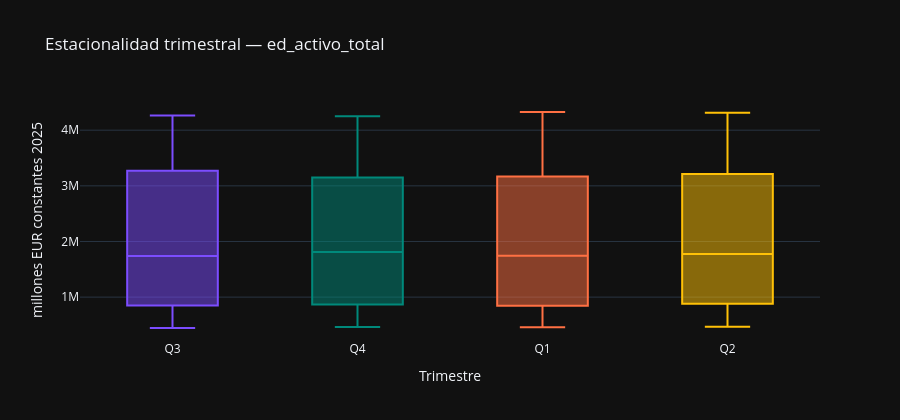

Notebook source saved alongside this figure:
### Markdown cell above
### Análisis:

Los correlogramas trimestrales son coherentes con el diagnóstico no concluyente de los tests y confirman la persistencia del activo bancario a la frecuencia operativa del modelo. El nivel reproduce el patrón de raíz unitaria, con ACF de decaimiento lento desde valores próximos a uno y PACF con pico único en el lag 1 (aproximadamente +0,95), sin estructura adicional relevante a partir del lag 2.

La Δ1 trimestral no logra una estructura limpia. La ACF mantiene varios lags por encima de la banda de significancia, con un pico destacado en el lag 4 (aproximadamente +0,47) que señala estacionalidad anual residual no eliminada por la diferencia simple, acompañado de valores significativos en los lags 1, 2 y 6. La PACF reproduce ese patrón con picos en los lags 1, 2 y 4 (todos entre +0,27 y +0,37), confirmando que la primera diferencia deja estructura tanto de corto plazo como estacional. Es el correlograma esperable de una serie cuya Δ1 cae en zona ambigua: la diferencia reduce la persistencia pero no la elimina.

La Δ4 trimestral mantiene una ACF de decaimiento lento desde valores próximos a 0,95, perfil casi indistinguible del nivel, con PACF dominada por un pico en el lag 1 (aproximadamente +0,94) y un secundario en el lag 5 (aproximadamente +0,40). La variación interanual porcentual reproduce el mismo comportamiento: ACF de decaimiento lento desde aproximadamente 0,91 y PACF con pico dominante en el lag 1 (aproximadamente +0,91). La equivalencia entre Δ4 y variación interanual a frecuencia trimestral confirma que la transformación interanual, en cualquiera de sus dos formas, no rompe la persistencia del ciclo crediticio.

La lectura conjunta indica que ninguna de las transformaciones evaluadas produce un corte limpio en ACF o PACF. La Δ1 es la que más reduce la persistencia, aunque mantiene autocorrelación de corto plazo y un residuo estacional de periodo 4. La Δ4 y la variación interanual conservan el decaimiento lento característico de la no estacionariedad. El correlograma confirma así el diagnóstico de los tests: la serie es persistente en todas sus formas y ninguna transformación la lleva a un comportamiento claramente estacionario.

### Code cell
# Estacionalidad trimestral reconstruida desde y_q
if len(y_q) >= 8:
    colores_bp = ['#7C4DFF', '#00897B', '#FF7043', '#FFC107']
    df_box_q = pd.DataFrame({
        'trimestre': y_q.index.quarter.map({1: 'Q1', 2: 'Q2', 3: 'Q3', 4: 'Q4'}),
        'valor': y_q.values,
        'fecha': y_q.index.strftime('%Y-%m-%d'),
    })
    df_box_q['trimestre'] = pd.Categorical(df_box_q['trimestre'],
                                            categories=['Q1', 'Q2', 'Q3', 'Q4'], ordered=True)
    fig = px.box(
        df_box_q, x='trimestre', y='valor', color='trimestre',
        hover_data=['fecha'],
        title=f'Estacionalidad trimestral — {VAR_PRINCIPAL}',
        labels={'valor': UNIDADES, 'trimestre': 'Trimestre'},
        color_discrete_sequence=colores_bp,
    )
    fig.update_layout(showlegend=False, height=420)
    fig.show()

    medias_q = y_q.groupby(y_q.index.quarter).mean()
    cv_trimestral = medias_q.std() / medias_q.mean() * 100 if medias_q.mean() != 0 else 0
    medias_dict = {k: round(float(v), 3) for k, v in medias_q.items()}
    print('Media por trimestre:', medias_dict)
    estac = '(estacionalidad apreciable)' if cv_trimestral > 5 else '(estacionalidad leve)'
    print(f'CV entre trimestres: {cv_trimestral:.2f}% {estac}')

### Figure 1 — Plotly figure (JSON) as saved in the notebook; plotly's stock layout.template omitted (floating-point values rounded to 4 significant figures)
{"data": [{"alignmentgroup": "True", "customdata": [["1974-07-01"], ["1975-07-01"], ["1976-07-01"], ["1977-07-01"], ["1978-07-01"], ["1979-07-01"], ["1980-07-01"], ["1981-07-01"], ["1982-07-01"], ["1983-07-01"], ["1984-07-01"], ["1985-07-01"], ["1986-07-01"], ["1987-07-01"], ["1988-07-01"], ["1989-07-01"], ["1990-07-01"], ["1991-07-01"], ["1992-07-01"], ["1993-07-01"], ["1994-07-01"], ["1995-07-01"], ["1996-07-01"], ["1997-07-01"], ["1998-07-01"], ["1999-07-01"], ["2000-07-01"], ["2001-07-01"], ["2002-07-01"], ["2003-07-01"], ["2004-07-01"], ["2005-07-01"], ["2006-07-01"], ["2007-07-01"], ["2008-07-01"], ["2009-07-01"], ["2010-07-01"], ["2011-07-01"], ["2012-07-01"], ["2013-07-01"], ["2014-07-01"], ["2015-07-01"], ["2016-07-01"], ["2017-07-01"], ["2018-07-01"], ["2019-07-01"], ["2020-07-01"], ["2021-07-01"], ["2022-07-01"], ["2023-07-01"], ["2024-07-01"], ["2025-07-01"]], "hovertemplate": "Trimestre=%{x}<br>millones EUR constantes 2025=%{y}<br>fecha=%{customdata[0]}<extra></extra>", "legendgroup": "Q3", "marker": {"color": "#7C4DFF"}, "name": "Q3", "notched": false, "offsetgroup": "Q3", "orientation": "v", "showlegend": true, "type": "box", "x": ["Q3", "Q3", "Q3", "Q3", "Q3", "Q3", "Q3", "Q3", "Q3", "Q3", "Q3", "Q3", "Q3", "Q3", "Q3", "Q3", "Q3", "Q3", "Q3", "Q3", "Q3", "Q3", "Q3", "Q3", "Q3", "Q3", "Q3", "Q3", "Q3", "Q3", "Q3", "Q3", "Q3", "Q3", "Q3", "Q3", "Q3", "Q3", "Q3", "Q3", "Q3", "Q3", "Q3", "Q3", "Q3", "Q3", "Q3", "Q3", "Q3", "Q3", "Q3", "Q3"], "x0": " ", "xaxis": "x", "y": [445400.0, 464500.0, 489100.0, 476800.0, 470800.0, 494700.0, 530900.0, 644400.0, 711900.0, 727900.0, 797900.0, 826000.0, 817300.0, 869300.0, 915700.0, 1013000.0, 1047000.0, 1102000.0, 1137000.0, 1286000.0, 1331000.0, 1391000.0, 1446000.0, 1513000.0, 1591000.0, 1676000.0, 1802000.0, 1945000.0, 2076000.0, 2239000.0, 2481000.0, 2947000.0, 3367000.0, 3883000.0, 4116000.0, 4263000.0, 4233000.0, 4192000.0, 4175000.0, 3791000.0, 3558000.0, 3417000.0, 3295000.0, 3173000.0, 3032000.0, 3099000.0, 3353000.0, 3316000.0, 3250000.0, 2987000.0, 3018000.0, 3079000.0], "y0": " ", "yaxis": "y"}, {"alignmentgroup": "True", "customdata": [["1974-10-01"], ["1975-10-01"], ["1976-10-01"], ["1977-10-01"], ["1978-10-01"], ["1979-10-01"], ["1980-10-01"], ["1981-10-01"], ["1982-10-01"], ["1983-10-01"], ["1984-10-01"], ["1985-10-01"], ["1986-10-01"], ["1987-10-01"], ["1988-10-01"], ["1989-10-01"], ["1990-10-01"], ["1991-10-01"], ["1992-10-01"], ["1993-10-01"], ["1994-10-01"], ["1995-10-01"], ["1996-10-01"], ["1997-10-01"], ["1998-10-01"], ["1999-10-01"], ["2000-10-01"], ["2001-10-01"], ["2002-10-01"], ["2003-10-01"], ["2004-10-01"], ["2005-10-01"], ["2006-10-01"], ["2007-10-01"], ["2008-10-01"], ["2009-10-01"], ["2010-10-01"], ["2011-10-01"], ["2012-10-01"], ["2013-10-01"], ["2014-10-01"], ["2015-10-01"], ["2016-10-01"], ["2017-10-01"], ["2018-10-01"], ["2019-10-01"], ["2020-10-01"], ["2021-10-01"], ["2022-10-01"], ["2023-10-01"], ["2024-10-01"], ["2025-10-01"]], "hovertemplate": "Trimestre=%{x}<br>millones EUR constantes 2025=%{y}<br>fecha=%{customdata[0]}<extra></extra>", "legendgroup": "Q4", "marker": {"color": "#00897B"}, "name": "Q4", "notched": false, "offsetgroup": "Q4", "orientation": "v", "showlegend": true, "type": "box", "x": ["Q4", "Q4", "Q4", "Q4", "Q4", "Q4", "Q4", "Q4", "Q4", "Q4", "Q4", "Q4", "Q4", "Q4", "Q4", "Q4", "Q4", "Q4", "Q4", "Q4", "Q4", "Q4", "Q4", "Q4", "Q4", "Q4", "Q4", "Q4", "Q4", "Q4", "Q4", "Q4", "Q4", "Q4", "Q4", "Q4", "Q4", "Q4", "Q4", "Q4", "Q4", "Q4", "Q4", "Q4", "Q4", "Q4", "Q4", "Q4", "Q4", "Q4", "Q4", "Q4"], "x0": " ", "xaxis": "x", "y": [464800.0, 493100.0, 513000.0, 494100.0, 490200.0, 522400.0, 631200.0, 674700.0, 706600.0, 736600.0, 808000.0, 831600.0, 841400.0, 896500.0, 947500.0, 1025000.0, 1062000.0, 1128000.0, 1190000.0, 1348000.0, 1384000.0, 1441000.0, 1466000.0, 1536000.0, 1629000.0, 1745000.0, 1881000.0, 2032000.0, 2107000.0, 2307000.0, 2556000.0, 3077000.0, 3509000.0, 3946000.0, 4246000.0, 4249000.0, 4121000.0, 4194000.0, 4085000.0, 3596000.0, 3514000.0, 3345000.0, 3163000.0, 3139000.0, 3013000.0, 3040000.0, 3321000.0, 3242000.0, 3063000.0, 3008000.0, 3018000.0, 3103000.0], "y0": " ", "yaxis": "y"}, {"alignmentgroup": "True", "customdata": [["1975-01-01"], ["1976-01-01"], ["1977-01-01"], ["1978-01-01"], ["1979-01-01"], ["1980-01-01"], ["1981-01-01"], ["1982-01-01"], ["1983-01-01"], ["1984-01-01"], ["1985-01-01"], ["1986-01-01"], ["1987-01-01"], ["1988-01-01"], ["1989-01-01"], ["1990-01-01"], ["1991-01-01"], ["1992-01-01"], ["1993-01-01"], ["1994-01-01"], ["1995-01-01"], ["1996-01-01"], ["1997-01-01"], ["1998-01-01"], ["1999-01-01"], ["2000-01-01"], ["2001-01-01"], ["2002-01-01"], ["2003-01-01"], ["2004-01-01"], ["2005-01-01"], ["2006-01-01"], ["2007-01-01"], ["2008-01-01"], ["2009-01-01"], ["2010-01-01"], ["2011-01-01"], ["2012-01-01"], ["2013-01-01"], ["2014-01-01"], ["2015-01-01"], ["2016-01-01"], ["2017-01-01"], ["2018-01-01"], ["2019-01-01"], ["2020-01-01"], ["2021-01-01"], ["2022-01-01"], ["2023-01-01"], ["2024-01-01"], ["2025-01-01"]], "hovertemplate": "Trimestre=%{x}<br>millones EUR constantes 2025=%{y}<br>fecha=%{customdata[0]}<extra></extra>", "legendgroup": "Q1", "marker": {"color": "#FF7043"}, "name": "Q1", "notched": false, "offsetgroup": "Q1", "orientation": "v", "showlegend": true, "type": "box", "x": ["Q1", "Q1", "Q1", "Q1", "Q1", "Q1", "Q1", "Q1", "Q1", "Q1", "Q1", "Q1", "Q1", "Q1", "Q1", "Q1", "Q1", "Q1", "Q1", "Q1", "Q1", "Q1", "Q1", "Q1", "Q1", "Q1", "Q1", "Q1", "Q1", "Q1", "Q1", "Q1", "Q1", "Q1", "Q1", "Q1", "Q1", "Q1", "Q1", "Q1", "Q1", "Q1", "Q1", "Q1", "Q1", "Q1", "Q1", "Q1", "Q1", "Q1", "Q1"], "x0": " ", "xaxis": "x", "y": [457800.0, 486900.0, 487100.0, 484700.0, 486300.0, 511900.0, 622200.0, 688000.0, 712700.0, 746000.0, 807100.0, 817300.0, 829100.0, 891500.0, 959300.0, 1005000.0, 1106000.0, 1096000.0, 1177000.0, 1282000.0, 1370000.0, 1435000.0, 1470000.0, 1568000.0, 1644000.0, 1745000.0, 1925000.0, 2030000.0, 2147000.0, 2370000.0, 2670000.0, 3157000.0, 3624000.0, 3954000.0, 4309000.0, 4269000.0, 4089000.0, 4327000.0, 4052000.0, 3627000.0, 3555000.0, 3382000.0, 3171000.0, 3129000.0, 3091000.0, 3228000.0, 3348000.0, 3164000.0, 3024000.0, 2988000.0, 3022000.0], "y0": " ", "yaxis": "y"}, {"alignmentgroup": "True", "customdata": [["1975-04-01"], ["1976-04-01"], ["1977-04-01"], ["1978-04-01"], ["1979-04-01"], ["1980-04-01"], ["1981-04-01"], ["1982-04-01"], ["1983-04-01"], ["1984-04-01"], ["1985-04-01"], ["1986-04-01"], ["1987-04-01"], ["1988-04-01"], ["1989-04-01"], ["1990-04-01"], ["1991-04-01"], ["1992-04-01"], ["1993-04-01"], ["1994-04-01"], ["1995-04-01"], ["1996-04-01"], ["1997-04-01"], ["1998-04-01"], ["1999-04-01"], ["2000-04-01"], ["2001-04-01"], ["2002-04-01"], ["2003-04-01"], ["2004-04-01"], ["2005-04-01"], ["2006-04-01"], ["2007-04-01"], ["2008-04-01"], ["2009-04-01"], ["2010-04-01"], ["2011-04-01"], ["2012-04-01"], ["2013-04-01"], ["2014-04-01"], ["2015-04-01"], ["2016-04-01"], ["2017-04-01"], ["2018-04-01"], ["2019-04-01"], ["2020-04-01"], ["2021-04-01"], ["2022-04-01"], ["2023-04-01"], ["2024-04-01"], ["2025-04-01"]], "hovertemplate": "Trimestre=%{x}<br>millones EUR constantes 2025=%{y}<br>fecha=%{customdata[0]}<extra></extra>", "legendgroup": "Q2", "marker": {"color": "#FFC107"}, "name": "Q2", "notched": false, "offsetgroup": "Q2", "orientation": "v", "showlegend": true, "type": "box", "x": ["Q2", "Q2", "Q2", "Q2", "Q2", "Q2", "Q2", "Q2", "Q2", "Q2", "Q2", "Q2", "Q2", "Q2", "Q2", "Q2", "Q2", "Q2", "Q2", "Q2", "Q2", "Q2", "Q2", "Q2", "Q2", "Q2", "Q2", "Q2", "Q2", "Q2", "Q2", "Q2", "Q2", "Q2", "Q2", "Q2", "Q2", "Q2", "Q2", "Q2", "Q2", "Q2", "Q2", "Q2", "Q2", "Q2", "Q2", "Q2", "Q2", "Q2", "Q2"], "x0": " ", "xaxis": "x", "y": [468600.0, 483600.0, 494300.0, 483700.0, 496500.0, 521900.0, 644600.0, 696800.0, 722200.0, 771600.0, 826300.0, 837200.0, 869000.0, 923200.0, 997100.0, 1052000.0, 1108000.0, 1106000.0, 1275000.0, 1344000.0, 1378000.0, 1434000.0, 1516000.0, 1597000.0, 1668000.0, 1773000.0, 1941000.0, 2054000.0, 2206000.0, 2439000.0, 2896000.0, 3216000.0, 3755000.0, 4024000.0, 4314000.0, 4275000.0, 4163000.0, 4305000.0, 3908000.0, 3567000.0, 3399000.0, 3352000.0, 3153000.0, 3072000.0, 3080000.0, 3378000.0, 3333000.0, 3198000.0, 3016000.0, 2954000.0, 3049000.0], "y0": " ", "yaxis": "y"}], "layout": {"boxmode": "overlay", "height": 420, "legend": {"title": {"text": "Trimestre"}, "tracegroupgap": 0}, "showlegend": false, "title": {"text": "Estacionalidad trimestral — ed_activo_total"}, "xaxis": {"anchor": "y", "categoryarray": ["Q3", "Q4", "Q1", "Q2"], "categoryorder": "array", "domain": [0.0, 1.0], "title": {"text": "Trimestre"}}, "yaxis": {"anchor": "x", "domain": [0.0, 1.0], "title": {"text": "millones EUR constantes 2025"}}}}
